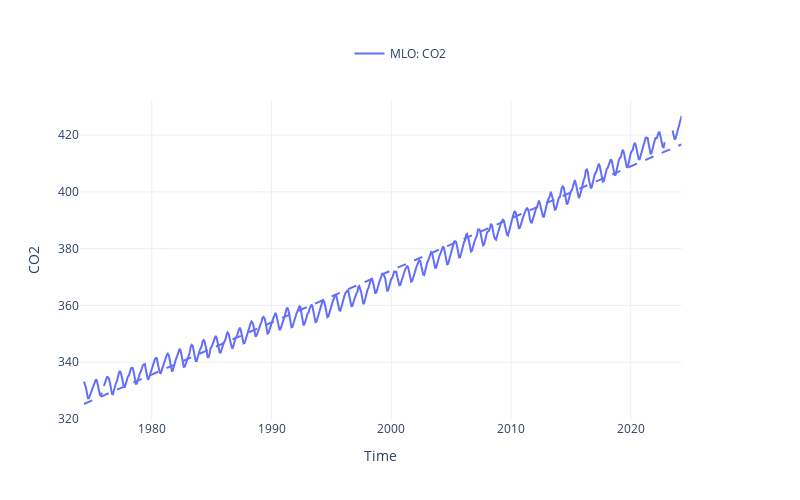

The notebook cell this image was saved under:
### Code cell
plot_timeseries_interactive(dict_plot, trendline = True);

### Figure 1 — Plotly figure (JSON) as saved in the notebook; plotly's stock layout.template omitted (floating-point values rounded to 4 significant figures; data arrays with more than 128 entries replaced by an {"elided": "..."} marker saying what was removed)
{"data": [{"line": {"color": "#636EFA"}, "name": "MLO: CO2", "type": "scatter", "x": {"elided": "604 str values"}, "xaxis": "x", "y": {"elided": "604 float values"}, "yaxis": "y"}, {"line": {"color": "#636EFA", "dash": "dash"}, "mode": "lines", "name": "MLO: CO2 (Trend)", "showlegend": false, "type": "scatter", "x": {"elided": "592 str values"}, "xaxis": "x", "y": {"elided": "592 float values"}, "yaxis": "y"}], "layout": {"height": 500, "legend": {"font": {"size": 12}, "orientation": "h", "x": 0.5, "xanchor": "center", "y": 1.1, "yanchor": "bottom"}, "title": {"text": " "}, "width": 800, "xaxis": {"anchor": "y", "domain": [0, 0.94], "title": {"text": "Time"}}, "yaxis": {"anchor": "x", "domain": [0, 1], "title": {"text": "CO2"}}, "yaxis2": {"anchor": "x", "overlaying": "y", "side": "right"}}}
